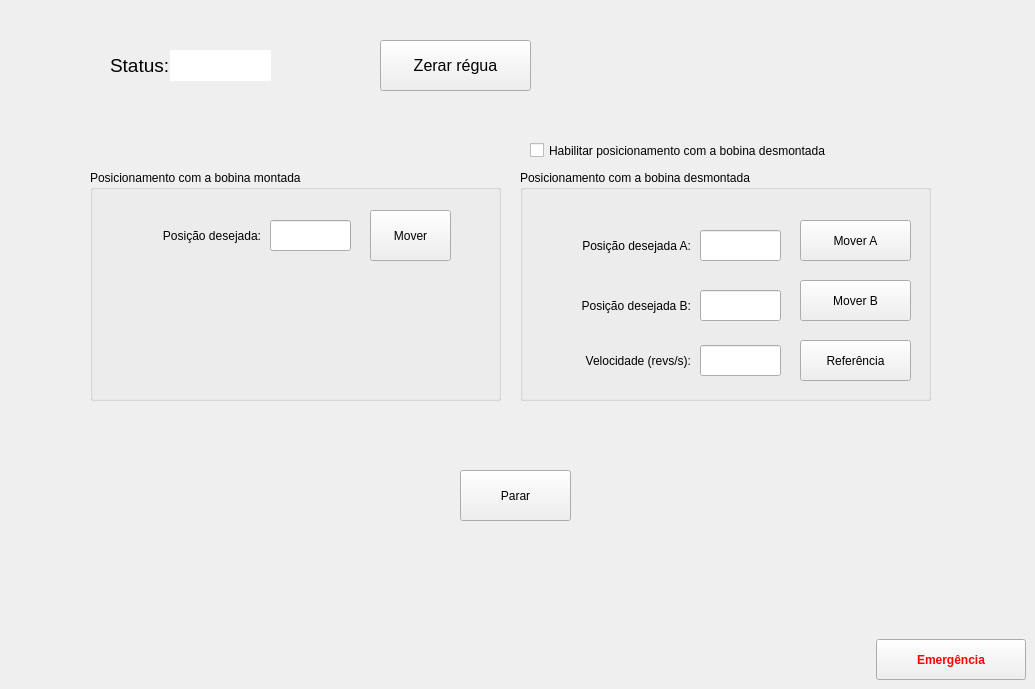
    <widget class="QWidget" name="tab_2">
     <attribute name="icon">
      <iconset>
       <normaloff>imagens/move.png</normaloff>imagens/move.png</iconset>
     </attribute>
     <attribute name="title">
      <string>Mesas Transversais</string>
     </attribute>
     <widget class="QGroupBox" name="groupBox_6">
      <property name="geometry">
       <rect>
        <x>520</x>
        <y>170</y>
        <width>411</width>
        <height>231</height>
       </rect>
      </property>
      <property name="title">
       <string>Posicionamento com a bobina desmontada</string>
      </property>
      <property name="checkable">
       <bool>false</bool>
      </property>
      <property name="checked">
       <bool>false</bool>
      </property>
      <widget class="QLabel" name="label_19">
       <property name="geometry">
        <rect>
         <x>20</x>
         <y>120</y>
         <width>151</width>
         <height>31</height>
        </rect>
       </property>
       <property name="text">
        <string>Posição desejada B:</string>
       </property>
       <property name="alignment">
        <set>Qt::AlignRight|Qt::AlignTrailing|Qt::AlignVCenter</set>
       </property>
      </widget>
      <widget class="QLineEdit" name="posicaoB">
       <property name="geometry">
        <rect>
         <x>180</x>
         <y>120</y>
         <width>81</width>
         <height>31</height>
        </rect>
       </property>
       <property name="font">
        <font>
         <pointsize>11</pointsize>
        </font>
       </property>
      </widget>
      <widget class="QLineEdit" name="posicaoA">
       <property name="geometry">
        <rect>
         <x>180</x>
         <y>60</y>
         <width>81</width>
         <height>31</height>
        </rect>
       </property>
       <property name="font">
        <font>
         <pointsize>11</pointsize>
        </font>
       </property>
       <property name="text">
        <string/>
       </property>
      </widget>
      <widget class="QLabel" name="label_5">
       <property name="geometry">
        <rect>
         <x>20</x>
         <y>60</y>
         <width>151</width>
         <height>31</height>
        </rect>
       </property>
       <property name="text">
        <string>Posição desejada A:</string>
       </property>
       <property name="alignment">
        <set>Qt::AlignRight|Qt::AlignTrailing|Qt::AlignVCenter</set>
       </property>
      </widget>
      <widget class="QPushButton" name="MoverA">
       <property name="geometry">
        <rect>
         <x>280</x>
         <y>50</y>
         <width>111</width>
         <height>41</height>
        </rect>
       </property>
       <property name="text">
        <string>Mover A</string>
       </property>
       <property name="icon">
        <iconset>
         <normaloff>imagens/play1.png</normaloff>imagens/play1.png</iconset>
       </property>
       <property name="iconSize">
        <size>
         <width>20</width>
         <height>20</height>
        </size>
       </property>
      </widget>
      <widget class="QLabel" name="label_24">
       <property name="geometry">
        <rect>
         <x>20</x>
         <y>180</y>
         <width>151</width>
         <height>21</height>
        </rect>
       </property>
       <property name="text">
        <string>Velocidade (revs/s):</string>
       </property>
       <property name="alignment">
        <set>Qt::AlignRight|Qt::AlignTrailing|Qt::AlignVCenter</set>
       </property>
      </widget>
      <widget class="QLineEdit" name="velocidade_2">
       <property name="geometry">
        <rect>
         <x>180</x>
         <y>175</y>
         <width>81</width>
         <height>31</height>
        </rect>
       </property>
      </widget>
      <widget class="QPushButton" name="Ref">
       <property name="geometry">
        <rect>
         <x>280</x>
         <y>170</y>
         <width>111</width>
         <height>41</height>
        </rect>
       </property>
       <property name="text">
        <string>Referência</string>
       </property>
       <property name="icon">
        <iconset>
         <normaloff>imagens/find.png</normaloff>imagens/find.png</iconset>
       </property>
       <property name="iconSize">
        <size>
         <width>20</width>
         <height>20</height>
        </size>
       </property>
      </widget>
      <widget class="QPushButton" name="MoverB">
       <property name="geometry">
        <rect>
         <x>280</x>
         <y>110</y>
         <width>111</width>
         <height>41</height>
        </rect>
       </property>
       <property name="text">
        <string>Mover B</string>
       </property>
       <property name="icon">
        <iconset>
         <normaloff>imagens/play1.png</normaloff>imagens/play1.png</iconset>
       </property>
       <property name="iconSize">
        <size>
         <width>20</width>
         <height>20</height>
        </size>
       </property>
      </widget>
     </widget>
     <widget class="QPushButton" name="Parar_1">
      <property name="geometry">
       <rect>
        <x>460</x>
        <y>470</y>
        <width>111</width>
        <height>51</height>
       </rect>
      </property>
      <property name="text">
       <string>Parar</string>
      </property>
      <property name="icon">
       <iconset>
        <normaloff>imagens/stop.png</normaloff>imagens/stop.png</iconset>
      </property>
      <property name="iconSize">
       <size>
        <width>40</width>
        <height>40</height>
       </size>
      </property>
     </widget>
     <widget class="QCheckBox" name="bobinadesmontada">
      <property name="geometry">
       <rect>
        <x>530</x>
        <y>140</y>
        <width>391</width>
        <height>21</height>
       </rect>
      </property>
      <property name="text">
       <string>Habilitar posicionamento com a bobina desmontada</string>
      </property>
     </widget>
     <widget class="QGroupBox" name="groupBox_4">
      <property name="geometry">
       <rect>
        <x>90</x>
        <y>170</y>
        <width>411</width>
        <height>231</height>
       </rect>
      </property>
      <property name="title">
       <string>Posicionamento com a bobina montada</string>
      </property>
      <widget class="QLabel" name="label_29">
       <property name="geometry">
        <rect>
         <x>40</x>
         <y>50</y>
         <width>131</width>
         <height>31</height>
        </rect>
       </property>
       <property name="text">
        <string>Posição desejada:</string>
       </property>
       <property name="alignment">
        <set>Qt::AlignRight|Qt::AlignTrailing|Qt::AlignVCenter</set>
       </property>
      </widget>
      <widget class="QLineEdit" name="posicao_bobina_montada">
       <property name="geometry">
        <rect>
         <x>180</x>
         <y>50</y>
         <width>81</width>
         <height>31</height>
        </rect>
       </property>
       <property name="font">
        <font>
         <pointsize>11</pointsize>
        </font>
       </property>
       <property name="text">
        <string/>
       </property>
      </widget>
      <widget class="QPushButton" name="Mover_2">
       <property name="geometry">
        <rect>
         <x>280</x>
         <y>40</y>
         <width>81</width>
         <height>51</height>
        </rect>
       </property>
       <property name="text">
        <string>Mover</string>
       </property>
       <property name="icon">
        <iconset>
         <normaloff>imagens/play1.png</normaloff>imagens/play1.png</iconset>
       </property>
       <property name="iconSize">
        <size>
         <width>20</width>
         <height>20</height>
        </size>
       </property>
      </widget>
     </widget>
     <widget class="QPushButton" name="zerar">
      <property name="geometry">
       <rect>
        <x>380</x>
        <y>40</y>
        <width>151</width>
        <height>51</height>
       </rect>
      </property>
      <property name="font">
       <font>
        <pointsize>12</pointsize>
       </font>
      </property>
      <property name="text">
       <string>Zerar régua</string>
      </property>
      <property name="icon">
       <iconset>
        <normaloff>imagens/regua.png</normaloff>imagens/regua.png</iconset>
      </property>
      <property name="iconSize">
       <size>
        <width>30</width>
        <height>30</height>
       </size>
      </property>
     </widget>
     <widget class="QLineEdit" name="status">
      <property name="geometry">
       <rect>
        <x>170</x>
        <y>50</y>
        <width>101</width>
        <height>31</height>
       </rect>
      </property>
      <property name="font">
       <font>
        <pointsize>14</pointsize>
        <weight>75</weight>
        <bold>true</bold>
       </font>
      </property>
      <property name="frame">
       <bool>false</bool>
      </property>
      <property name="readOnly">
       <bool>true</bool>
      </property>
     </widget>
     <widget class="QLabel" name="label_31">
      <property name="geometry">
       <rect>
        <x>110</x>
        <y>50</y>
        <width>61</width>
        <height>31</height>
       </rect>
      </property>
      <property name="font">
       <font>
        <pointsize>14</pointsize>
       </font>
      </property>
      <property name="text">
       <string>Status:</string>
      </property>
     </widget>
     <widget class="QPushButton" name="Emergencia_2">
      <property name="geometry">
       <rect>
        <x>876</x>
        <y>639</y>
        <width>150</width>
        <height>41</height>
       </rect>
      </property>
      <property name="palette">
       <palette>
        <active>
         <colorrole role="ButtonText">
          <brush brushstyle="SolidPattern">
           <color alpha="255">
            <red>255</red>
            <green>0</green>
            <blue>0</blue>
           </color>
          </brush>
         </colorrole>
        </active>
        <inactive>
         <colorrole role="ButtonText">
          <brush brushstyle="SolidPattern">
           <color alpha="255">
            <red>255</red>
            <green>0</green>
            <blue>0</blue>
           </color>
          </brush>
         </colorrole>
        </inactive>
        <disabled>
         <colorrole role="ButtonText">
          <brush brushstyle="SolidPattern">
           <color alpha="255">
            <red>120</red>
            <green>120</green>
            <blue>120</blue>
           </color>
          </brush>
         </colorrole>
        </disabled>
       </palette>
      </property>
      <property name="font">
       <font>
        <weight>75</weight>
        <bold>true</bold>
       </font>
      </property>
      <property name="text">
       <string>Emergência</string>
      </property>
      <property name="icon">
       <iconset>
        <normaloff>imagens/emergency_icon_01.png</normaloff>imagens/emergency_icon_01.png</iconset>
      </property>
      <property name="iconSize">
       <size>
        <width>35</width>
        <height>35</height>
       </size>
      </property>
     </widget>
    </widget>
